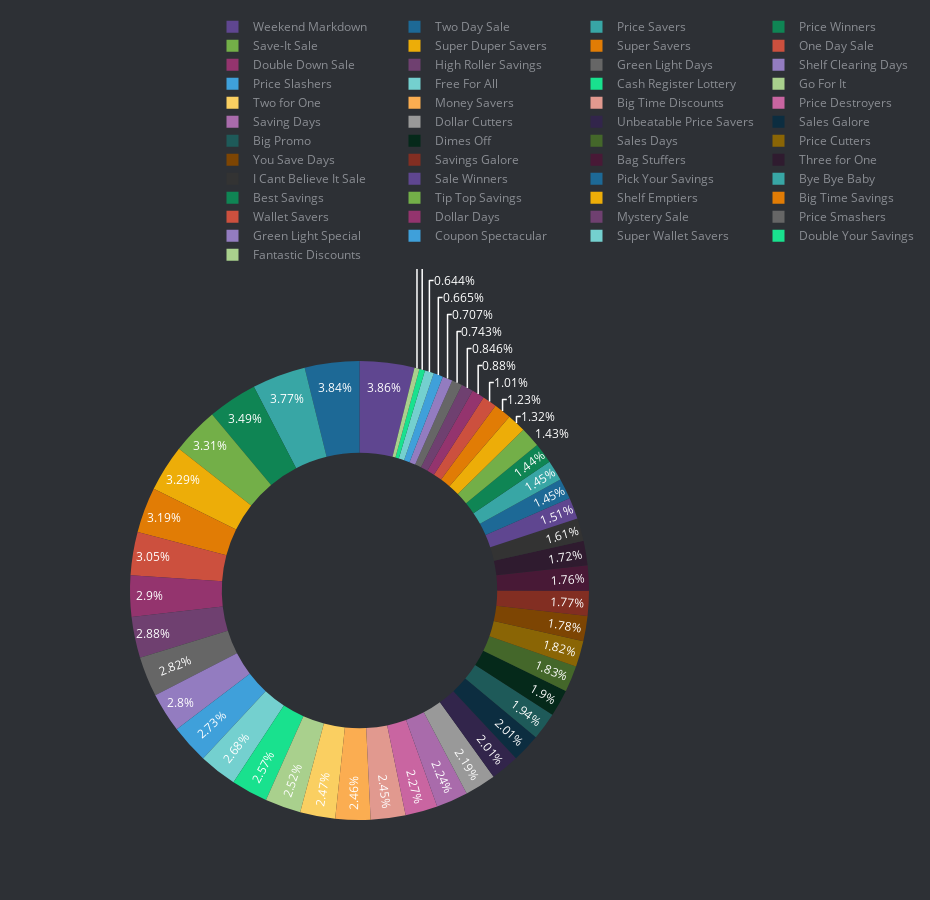

The notebook cell saved with this chart:
### Code cell
pd_df = strlvl_promo_info.groupby(
            ['promotion_name']
        ).agg(
            total_acq_customers = pd.NamedAgg('total_acq_customers','sum')
        ).reset_index().sort_values(
                        'total_acq_customers',
                        ascending=False)

division_rat = px.pie(pd_df,
                      names='promotion_name',
                      values='total_acq_customers',
                      hole=0.6,
#                      title='% Customers acquired',
                      color_discrete_sequence=px.colors.qualitative.Prism)
division_rat.update_traces(textfont=dict(color='#fff'))
division_rat.update_layout(autosize=True,
                           height=900,
                           width=930,
                           plot_bgcolor='#2d3035',
                           paper_bgcolor='#2d3035',
                           title_font=dict(size=25, color='#a5a7ab', family="Muli, sans-serif"),
                           font=dict(color='#8a8d93'),
                           legend=dict(orientation="h", yanchor="bottom", y=1.2, xanchor="right", x=1.5)
                           )
#plt.show()

### Figure 1 — Plotly figure (JSON) as saved in the notebook; plotly's stock layout.template omitted (floating-point values rounded to 4 significant figures)
{"data": [{"domain": {"x": [0, 1], "y": [0, 1]}, "hole": 0.6, "hovertemplate": "promotion_name=%{label}<br>total_acq_customers=%{value}<extra></extra>", "labels": ["Weekend Markdown", "Two Day Sale", "Price Savers", "Price Winners", "Save-It Sale", "Super Duper Savers", "Super Savers", "One Day Sale", "Double Down Sale", "High Roller Savings", "Green Light Days", "Shelf Clearing Days", "Price Slashers", "Free For All", "Cash Register Lottery", "Go For It", "Two for One", "Money Savers", "Big Time Discounts", "Price Destroyers", "Saving Days", "Dollar Cutters", "Unbeatable Price Savers", "Sales Galore", "Big Promo", "Dimes Off", "Sales Days", "Price Cutters", "You Save Days", "Savings Galore", "Bag Stuffers", "Three for One", "I Cant Believe It Sale", "Sale Winners", "Pick Your Savings", "Bye Bye Baby", "Best Savings", "Tip Top Savings", "Shelf Emptiers", "Big Time Savings", "Wallet Savers", "Dollar Days", "Mystery Sale", "Price Smashers", "Green Light Special", "Coupon Spectacular", "Super Wallet Savers", "Double Your Savings", "Fantastic Discounts"], "legendgroup": "", "name": "", "showlegend": true, "textfont": {"color": "#fff"}, "type": "pie", "values": [2330, 2321, 2279, 2108, 2001, 1986, 1930, 1843, 1755, 1741, 1702, 1690, 1647, 1621, 1555, 1521, 1493, 1489, 1480, 1374, 1353, 1326, 1217, 1212, 1172, 1150, 1107, 1099, 1075, 1067, 1066, 1042, 972, 910, 876, 874, 868, 862, 799, 745, 608, 532, 511, 449, 427, 402, 389, 242, 210]}], "layout": {"autosize": true, "font": {"color": "#8a8d93"}, "height": 900, "legend": {"orientation": "h", "tracegroupgap": 0, "x": 1.5, "xanchor": "right", "y": 1.2, "yanchor": "bottom"}, "margin": {"t": 60}, "paper_bgcolor": "#2d3035", "piecolorway": ["rgb(95, 70, 144)", "rgb(29, 105, 150)", "rgb(56, 166, 165)", "rgb(15, 133, 84)", "rgb(115, 175, 72)", "rgb(237, 173, 8)", "rgb(225, 124, 5)", "rgb(204, 80, 62)", "rgb(148, 52, 110)", "rgb(111, 64, 112)", "rgb(102, 102, 102)"], "plot_bgcolor": "#2d3035", "title": {"font": {"color": "#a5a7ab", "family": "Muli, sans-serif", "size": 25}}, "width": 930}}
